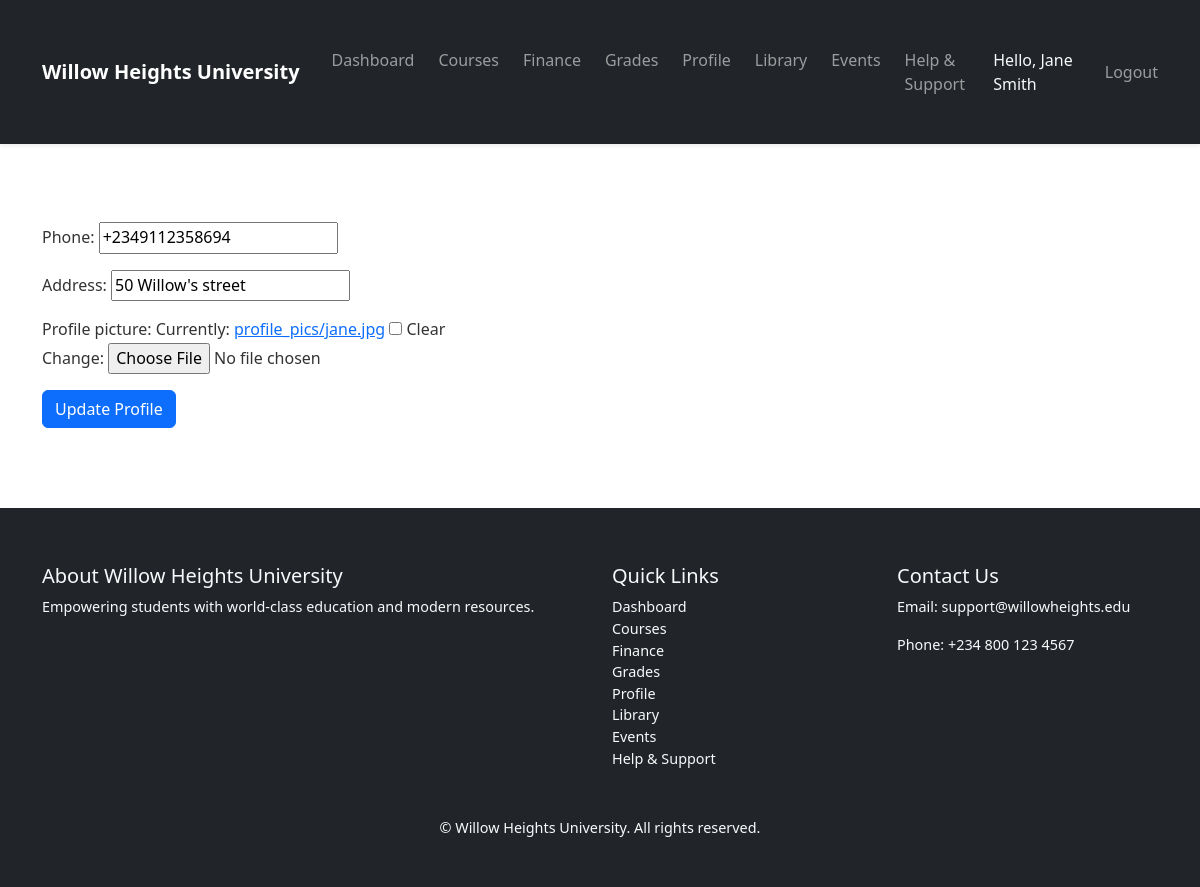
Page /profile/ (signed in) on the committed database.
### dashboard/models.py (models this page shows, shortened)
class PortalPage(models.Model):
    PAGE_CHOICES = [
        ('dashboard', 'Dashboard'),
        ('courses', 'Courses'),
        ('grades', 'Grades'),
        ('profile', 'Profile'),
        ('finance', 'Finance'),
        ('library', 'Library'),
        ('events', 'Events'),
        ('help', 'Help'),
    ]
    page_key = models.CharField(max_length=50, choices=PAGE_CHOICES, unique=True)
    heading = models.CharField(max_length=200)
    main_content = HTMLField(blank=True, null=True)
    courses_content = HTMLField(blank=True, null=True)
    grades_content = HTMLField(blank=True, null=True)
    finance_content = HTMLField(blank=True, null=True)
    library_content = HTMLField(blank=True, null=True)
    events_content = HTMLField(blank=True, null=True)
    help_content = HTMLField(blank=True, null=True)
    profile_content = HTMLField(blank=True, null=True)

class Profile(models.Model):
    user = models.OneToOneField(User, on_delete=models.CASCADE)
    phone = models.CharField(max_length=20, blank=True)
    address = models.TextField(blank=True)
    profile_picture = models.ImageField(upload_to='profiles/', blank=True, null=True)
    def image_tag(self):
        if self.profile_picture:
            return mark_safe(f'<img src="{self.profile_picture.url}" style="height:50px;"/>')
        return "No Image"
    image_tag.short_description = "Profile Picture"

### dashboard/views.py (the view)
# urls.py: path('profile/', views.profile_view, name='profile'),
@login_required
def profile_view(request):
    profile, created = Profile.objects.get_or_create(user=request.user)
    if request.method == "POST":
        form = ProfileForm(request.POST, request.FILES, instance=profile)
        if form.is_valid():
            form.save()
            messages.success(request, "Profile updated successfully!")
            return redirect('profile')
    else:
        form = ProfileForm(instance=profile)
    return render(request, 'dashboard/profile.html', {'form': form})

### dashboard/forms.py
class ProfileForm(forms.ModelForm):
    class Meta:
        model = Profile
        fields = ['phone', 'address', 'profile_picture']

### dashboard/context_processors.py (called while the page is built)
def portal_pages(request):
    pages = PortalPage.objects.all()
    return {'portal_pages': pages}

### dashboard/templates/dashboard/profile.html (shortened to what this page needs)
{% extends "base.html" %}
{% block content %}
<div class="container portal-heading-container">
    <h1 class="portal-heading">Your Profile</h1>
</div>
<div class="container portal-content-container">
    <form method="POST" enctype="multipart/form-data">
        {{ form.as_p }}
        <button type="submit" class="btn btn-primary">Update Profile</button>
    </form>
</div>
{% endblock %}

### university_portal/templates/base.html (shortened to what this page needs)
{% load static %}
<!DOCTYPE html>
<html lang="en">
<head>
    <link rel="stylesheet" href="{% static 'css/style.css' %}">
    <link href="https://cdn.jsdelivr.net/npm/bootstrap@5.3.2/dist/css/bootstrap.min.css" rel="stylesheet">
</head>
<body>
<nav class="navbar navbar-expand-lg navbar-dark bg-dark fixed-top shadow-sm">
    <div class="container">
        <a class="navbar-brand fw-bold" href="{% url 'dashboard:home' %}">
            Willow Heights University
        </a>
        <div class="collapse navbar-collapse" id="navbarNav">
            <ul class="navbar-nav ms-auto">
                {% for p in portal_pages %}
                    <li class="nav-item">
                        <a class="nav-link {% if page and page.page_key == p.page_key %}active{% endif %}"
                           href="{% url 'dashboard:portal_page' p.page_key %}">
                            {{ p.heading }}
                        </a>
                    </li>
                {% endfor %}
                {% if user.is_authenticated %}
                    <li class="nav-item d-flex align-items-center me-3">
                        <span class="text-light">Hello, {{ user.get_full_name|default:user.username }}</span>
                    </li>
                    <li class="nav-item d-flex align-items-center">
                        <form method="POST" action="{% url 'dashboard:logout' %}" class="m-0 p-0 d-flex">
                            <button type="submit" class="btn btn-link nav-link p-0 m-0">Logout</button>
                        </form>
                    </li>
                {% endif %}
            </ul>
        </div>
    </div>
</nav>
<main>
    {% block content %}{% endblock %}
</main>
<footer class="bg-dark text-light mt-5 pt-4 pb-3">
    <div class="container">
        <div class="row">
            <div class="col-md-6 mb-3">
                <h5>About Willow Heights University</h5>
                <p>Empowering students with world-class education and modern resources.</p>
            </div>
            <div class="col-md-3 mb-3">
                <h5>Quick Links</h5>
                <ul class="list-unstyled">
                    {% for p in portal_pages %}
                        <li>
                            <a href="{% url 'dashboard:portal_page' p.page_key %}" class="text-light text-decoration-none">
                                {{ p.heading }}
                            </a>
                        </li>
                    {% endfor %}
                </ul>
            </div>
            <div class="col-md-3 mb-3">
                <h5>Contact Us</h5>
                <p>Email: support@willowheights.edu</p>
                <p>Phone: +234 800 123 4567</p>
            </div>
        </div>
        <div class="text-center mt-3">
            <p class="mb-0">&copy; {{ now|date:"Y" }} Willow Heights University. All rights reserved.</p>
        </div>
    </div>
</footer>
</body>
</html>

### static/css/style.css (style rules this page uses)
body { font-family: 'Arial', sans-serif; margin: 0; padding: 0; background-color: #f8f9fa; color: #212529; line-height: 1.6; }
a { text-decoration: none; color: inherit; }
.navbar { padding: 1rem 1.5rem; box-shadow: 0 2px 6px rgba(0,0,0,0.1); }
.navbar-brand { font-weight: bold; font-size: 1.3rem; }
.nav-link { margin-left: 0.5rem; transition: color 0.3s; }
.portal-heading-container { padding-top: 100px; margin-bottom: 40px; }
.portal-heading { font-size: 2.5rem; color: #004080; font-weight: bold; }
.portal-content-container { max-width: 900px; margin: 0 auto; line-height: 1.6; font-size: 1rem; color: #333; }
.container { max-width: 1200px; margin: 0 auto; padding: 2rem 1rem; }
footer { background-color: #212529; color: #f8f9fa; padding: 2rem 1rem; font-size: 0.9rem; }
footer a { color: #f8f9fa; }

### university_portal/templates/base.html (style rules this page uses)
body { padding-top: 70px; }

### rows in the picture
PortalPage: heading "Dashboard"
PortalPage: heading "Courses"
PortalPage: heading "Finance"
PortalPage: heading "Grades"
PortalPage: heading "Profile"
PortalPage: heading "Library"
PortalPage: heading "Events"
PortalPage: heading "Help & Support"
Profile: phone "+2349112358694", address "50 Willow's street"

### other values in the picture
{{ user.get_full_name|default:user.username }} "Jane Smith"
